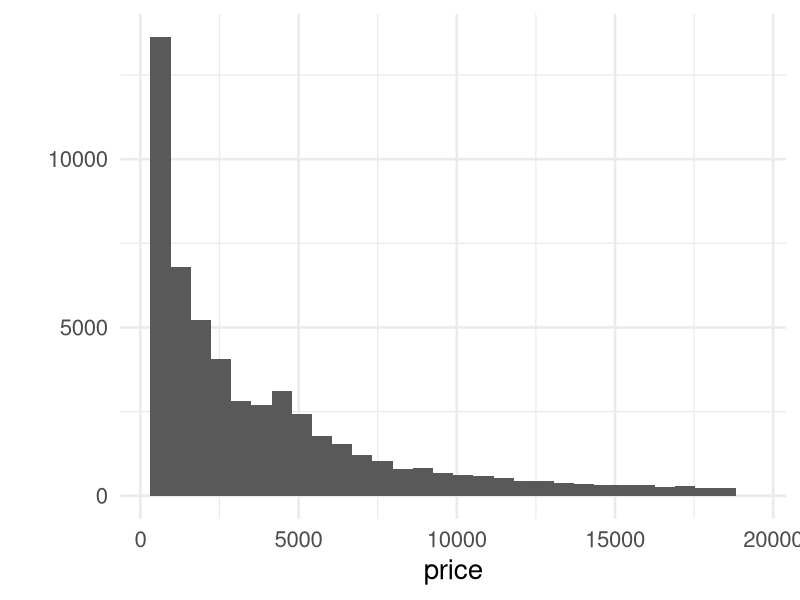
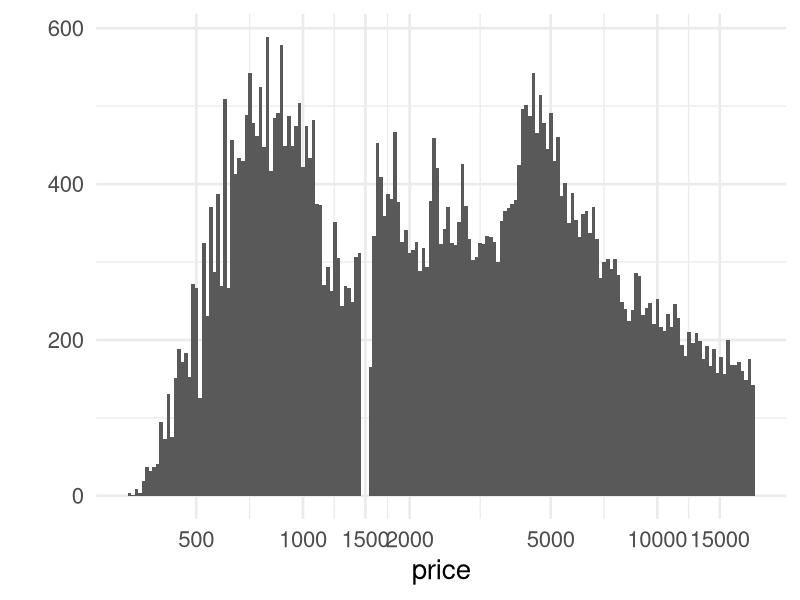
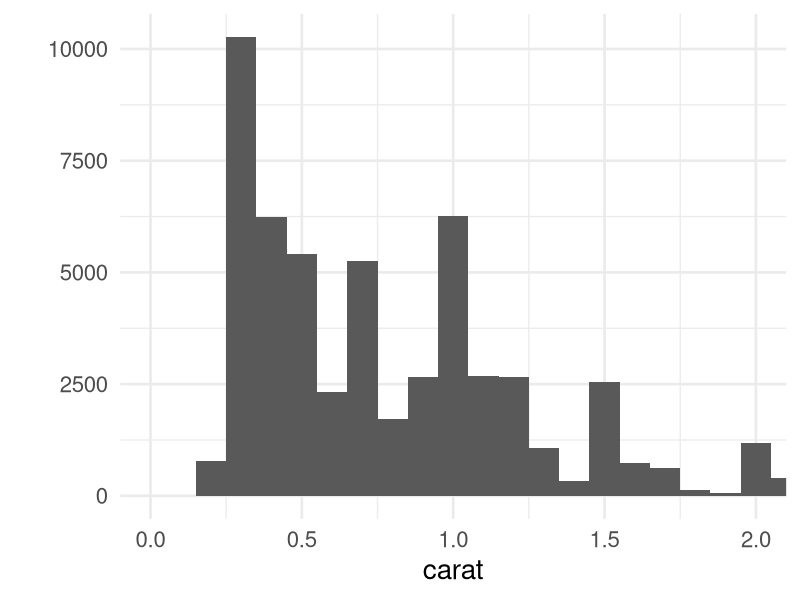
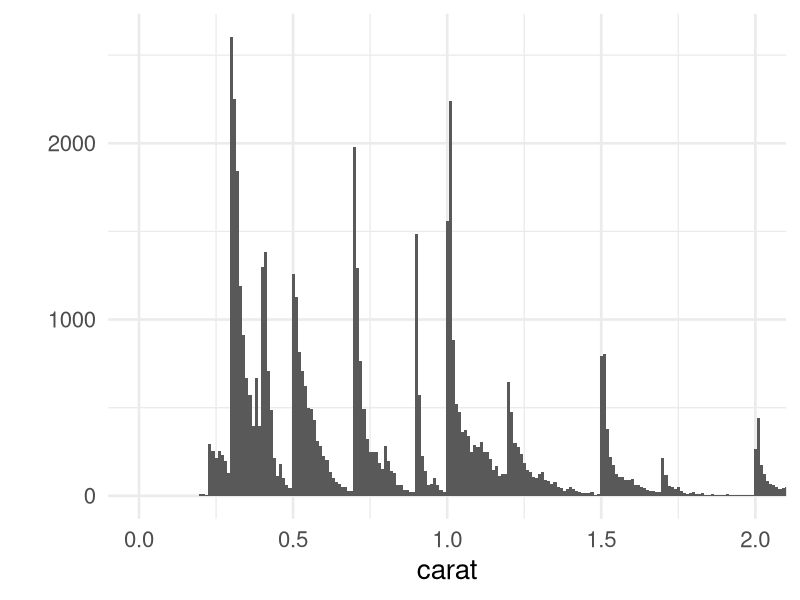
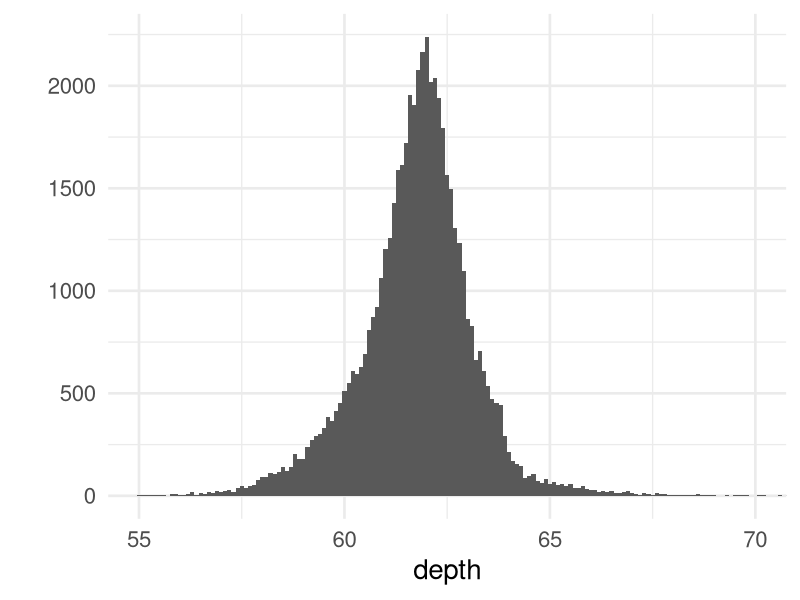
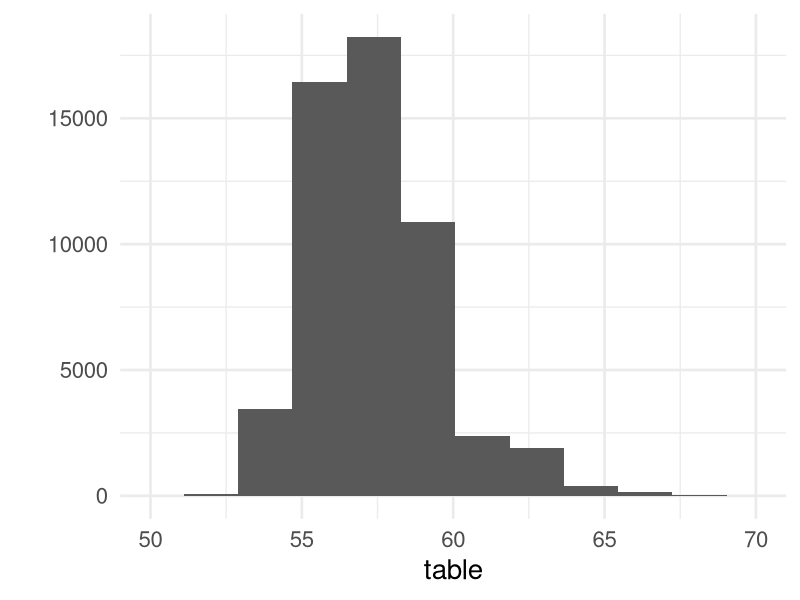
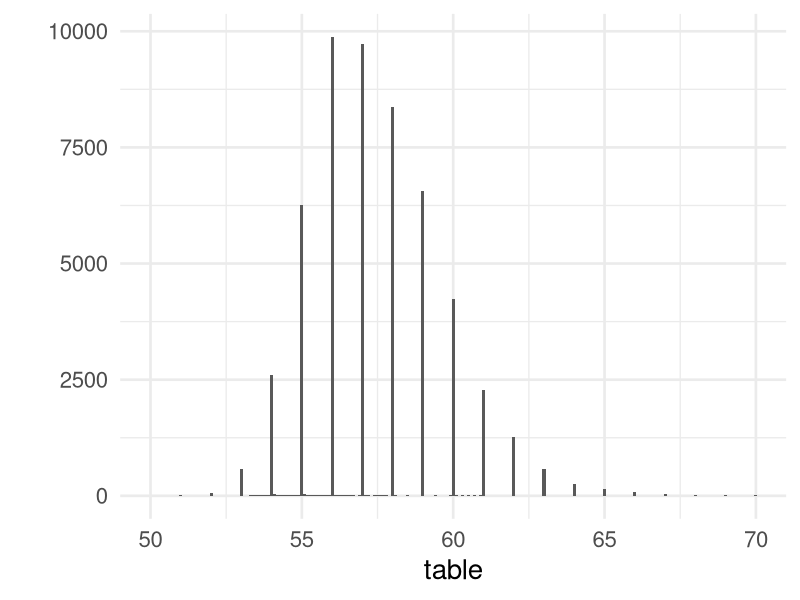
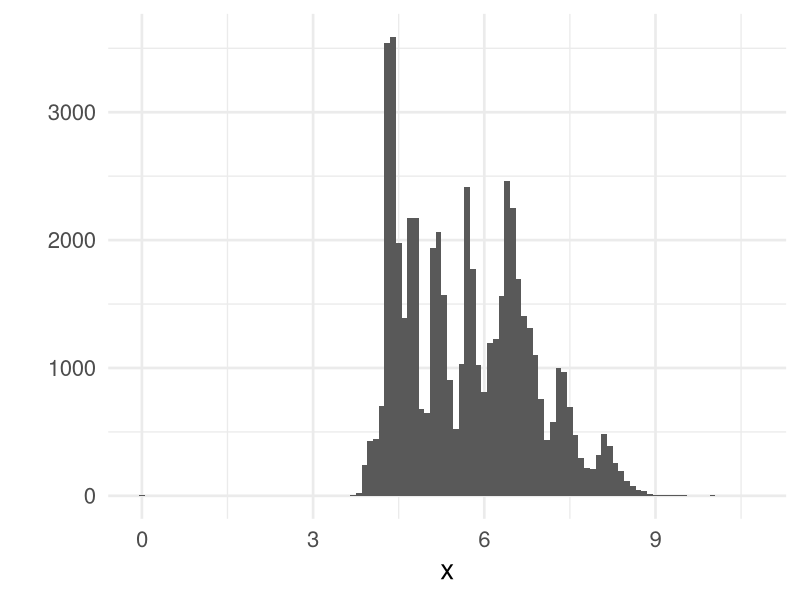

R code for these plots, in order:
## ---- chunk 1
# Load all of the packages that you end up using
# in your analysis in this code chunk.

# Notice that the parameter "echo" was set to FALSE for this code chunk.
# This prevents the code from displaying in the knitted HTML output.
# You should set echo=FALSE for all code chunks in your file.

library(ggplot2)
library(gridExtra)
library(psych)
library(dplyr)
library(scales)
library(memisc)
theme_set(theme_minimal(20))
## ---- chunk 2
data(diamonds)
## ---- chunk 3
# Summarize the data set
dim(diamonds)
names(diamonds)
str(diamonds)
levels(diamonds$cut)
levels(diamonds$color)
levels(diamonds$clarity)
summary(diamonds)
## ---- chunk 4
qplot(price, data = diamonds)
qplot(price, data = diamonds, binwidth = 0.01) +
  scale_x_log10(breaks = c(100, 500, 1000, 1500, 2000, 5000, 10000, 15000))
## ---- chunk 5
qplot(carat, data = diamonds, binwidth = .1) +
  coord_cartesian(xlim = c(0, 2))
qplot(carat, data = diamonds, binwidth = .01) +
  coord_cartesian(xlim = c(0, 2))
## ---- chunk 6
table(diamonds$carat == 0)
summary(diamonds$carat)
## ---- chunk 7
sort(table(diamonds$carat), decreasing = T)
## ---- chunk 8
qplot(depth, data = diamonds, binwidth = .1) +
  coord_cartesian(xlim = c(55, 70))
summary(diamonds$depth)
## ---- chunk 9
qplot(table, data = diamonds) +
  coord_cartesian(xlim = c(50, 70))
qplot(table, data = diamonds, binwidth = 0.1) +
  coord_cartesian(xlim = c(50, 70))
summary(diamonds$table)
## ---- chunk 10
sort(table(diamonds$table), decreasing = T)
## ---- chunk 11
qplot(x, data = diamonds, binwidth = 0.1)
qplot(x, data = diamonds, geom = 'freqpoly', binwidth = 0.1)
table(diamonds$x == 0)
## ---- chunk 12
qplot(y, data = diamonds, binwidth = 0.1)
qplot(y, data = diamonds, binwidth = 0.1) +
  coord_cartesian(xlim = c(0, 10))
table(diamonds$y == 0)
## ---- chunk 13
qplot(z, data = diamonds, binwidth = 0.1)
qplot(z, data = diamonds, binwidth = 0.1) +
  coord_cartesian(xlim = c(0, 7))
table(diamonds$z == 0)
## ---- chunk 14
# using filter and anti_join in dlyr
missingDim <- filter(diamonds, x==0 | y==0 | z==0)
missingDim
summary(missingDim$price)
summary(anti_join(diamonds, missingDim)$price)
## ---- chunk 15
bestDiamonds <- subset(diamonds, (color == 'D' | color == 'E') &
             (clarity == 'IF' | clarity == 'VVS1') &
             (cut == 'Ideal'| cut == 'Premium'))
qplot(x = price, data = bestDiamonds)
summary(bestDiamonds$price)
summary(bestDiamonds$price/bestDiamonds$carat)
## ---- chunk 16
worstDiamonds <- subset(diamonds, (color == 'J' | color == 'I') &
             (clarity == 'I1' | clarity == 'SI2') &
             (cut == 'Fair'| cut == 'Good'))
qplot(x = price, data = worstDiamonds)
summary(worstDiamonds$price)
summary(worstDiamonds$price/worstDiamonds$carat)
## ---- chunk 17
diamonds <- transform(diamonds, volume = x * y * z)
table(diamonds$volume == 0)
noVolume <- subset(diamonds, volume == 0)
noVolume
table(diamonds$carat == 0)
## ---- chunk 18
# create a volume from carat and density of diamonds
diamonds <- transform(diamonds, volume = carat * 2 / 3.34)
summary(diamonds$volume)
## ---- chunk 19
qplot(volume, data=diamonds, binwidth=0.1)
qplot(volume, data=diamonds, binwidth=0.01)
qplot(volume, data=diamonds, binwidth=0.01) + 
    scale_x_log10()
## ---- chunk 20
sort(table(round(diamonds$volume, 3)), decreasing=T)[1:20]
## ---- chunk 21
cor(diamonds[, c(1, 5, 6, 7, 8, 9, 10, 11)])
## ---- chunk 22
set.seed(10)
pairs.panels(sample_n(diamonds[1:11], 1000), pch=".")
## ---- chunk 23
qplot(x = carat, y = price, data = diamonds)
qplot(x = carat, y = price, data = diamonds) +
  coord_cartesian(xlim = c(0, quantile(diamonds$carat, .99)))
## ---- chunk 24
qplot(x = table, y = price, data = diamonds)
## ---- chunk 25
qplot(carat, data = diamonds, binwidth = .01, fill = cut) +
  coord_cartesian(xlim = c(0, 2)) +
  guides(fill = guide_legend(reverse = T))
with(diamonds, by(carat, cut, summary))
## ---- chunk 26
sort(table(subset(diamonds, cut == 'Ideal')$carat), decreasing = T)
## ---- chunk 27
qplot(cut, data = diamonds, geom="bar", fill=I("#2b8cbe"))
## ---- chunk 28
qplot(x = cut, y = price, data = diamonds, geom = 'boxplot')
by(diamonds$price, diamonds$cut, summary)
## ---- chunk 29
qplot(color, data = diamonds, geom="bar", fill=I("#2b8cbe"))
## ---- chunk 30
qplot(x = color, y = price, data = diamonds, geom = 'boxplot')
by(diamonds$price, diamonds$color, summary)
## ---- chunk 31
qplot(clarity, data = diamonds, geom="bar", fill=I("#2b8cbe"))
## ---- chunk 32
qplot(x = clarity, y = price, data = diamonds, geom = 'boxplot')
by(diamonds$price, diamonds$clarity, summary)
## ---- chunk 33
qplot(x = depth, y = price, data = diamonds)
ggplot(aes(x = depth, y = price), data = diamonds) +
  geom_point(alpha = 1/50)
## ---- chunk 34
qplot(x = volume, y = price, data = diamonds)
## ---- chunk 35
quantile(diamonds$volume, probs = seq(0, 1, 0.01))
quantile(diamonds$volume, 0.999)
qplot(x = volume, y = price, color = I('orange'), alpha = I(1/20),
      data = subset(diamonds,
                    volume > 0 & volume <= quantile(diamonds$volume, 0.999))) +
  geom_smooth(method = 'lm', se = T, color = 'blue')
## ---- chunk 36
volumePriceLM <- lm(price ~ volume,
                    data = subset(diamonds,
                                  volume > 0 & volume <= quantile(diamonds$volume, 0.999)))
summary(volumePriceLM)
## ---- chunk 37
qplot(price, data = diamonds, binwidth = 0.01,
      color = cut, geom = 'density') +
  scale_x_log10(breaks = c(100, 500, 800, 1500, 5000, 10000))
qplot(price, data = diamonds, binwidth = 0.01,
      color = color, geom = 'density') +
  scale_x_log10(breaks = c(100, 500, 800, 1500, 5000, 10000))
qplot(price, data = diamonds, binwidth = 0.01,
      color = clarity, geom = 'density') +
  scale_x_log10(breaks = c(100, 500, 800, 1500, 5000, 10000)) +
  guides(color = guide_legend(reverse = T))
## ---- chunk 38
qplot(x = cut, y = price / carat, data = diamonds, geom = 'boxplot')
qplot(x = cut, y = price / carat, data = diamonds, geom = 'boxplot') +
  coord_cartesian(ylim = c(0, 6000))
with(diamonds, by(price / carat, cut, summary))
## ---- chunk 39
qplot(x = color, y = price / carat, data = diamonds, geom = 'boxplot')
with(diamonds, by(price / carat, color, summary))
## ---- chunk 40
qplot(x = clarity, y = price / carat, data = diamonds, geom = 'boxplot')
with(diamonds, by(price / carat, clarity, summary))
## ---- chunk 41
qplot(x = price / carat, data = diamonds, fill = color)
qplot(x = price / carat, data = diamonds, fill = color) +
  facet_wrap(~cut)
## ---- chunk 42
qplot(x = price / carat, data = diamonds, fill = clarity) +
  guides(fill = guide_legend(reverse = T))
qplot(x = price / carat, data = diamonds, fill = clarity) +
  facet_wrap(~cut)
qplot(x = price / carat, data = diamonds, fill = clarity) +
  facet_wrap(~color)
## ---- chunk 43
qplot(price / carat, data = diamonds, binwidth = 0.01,
      color = cut, geom = 'density') +
  scale_x_log10(breaks = c(1000, 2000, 3500, 5000, 10000))
qplot(price / carat, data = diamonds, binwidth = 0.01,
      color = color, geom = 'density') +
  scale_x_log10(breaks = c(1000, 2000, 3500, 5000, 10000))
qplot(price / carat, data = diamonds, binwidth = 0.01,
      color = clarity, geom = 'density') +
  scale_x_log10(breaks = c(1000, 2000, 3000, 4500, 7000, 10000)) +
  guides(color = guide_legend(reverse = T))
## ---- chunk 44
qplot(x = table, y = price, data = diamonds, color = cut)
qplot(x = table, y = price, data = diamonds, color = cut) +
  facet_wrap(~clarity)
qplot(x = table, y = price, data = diamonds, color = cut) +
  facet_wrap(~color)
## ---- chunk 45
qplot(x = table, y = price, data = diamonds, color = color)
## ---- chunk 46
qplot(x = table, y = price, data = diamonds, color = clarity)
## ---- chunk 47
qplot(y = price, x = volume, data = diamonds, color = clarity) +
  scale_color_brewer(type = 'div') +
  scale_y_log10()

# There's the same outliers as before. Look at diamonds with volumes < 1000 and > 0.

qplot(y = price, x = volume,
      data = subset(diamonds, volume < 1000 & volume > 0), color = clarity) +
  scale_color_brewer(type = 'div') +
  scale_y_log10()
## ---- chunk 48
qplot(y = price, x = volume,
      data = subset(diamonds, volume < 1000 & volume > 0), color = cut) +
  scale_color_brewer(type = 'div') +
  scale_y_log10()
## ---- chunk 49
qplot(y = price, x = volume,
      data = subset(diamonds, volume < 1000 & volume > 0), color = color) +
  scale_color_brewer(type = 'div') +
  scale_y_log10()
## ---- chunk 50
cuberoot_trans = function() trans_new('cuberoot',
                                      transform = function(x) x^(1/3),
                                      inverse = function(x) x^3)
## ---- chunk 51
ggplot(aes(carat, price), data = diamonds) + 
  geom_point() + 
  scale_x_continuous(trans = cuberoot_trans(), limits = c(0.2, 3),
                     breaks = c(0.2, 0.5, 1, 2, 3)) + 
  scale_y_continuous(trans = log10_trans(), limits = c(350, 15000),
                     breaks = c(350, 1000, 5000, 10000, 15000)) +
  ggtitle('Price (log10) by Cube-Root of Carat')
## ---- chunk 52
ggplot(aes(x = carat, y = price, color = clarity), data = diamonds) + 
  geom_point(alpha = 0.5, size = 1, position = 'jitter') +
  scale_color_brewer(type = 'div',
    guide = guide_legend(title = 'Clarity', reverse = T,
                         override.aes = list(alpha = 1, size = 2))) +  
  scale_x_continuous(trans = cuberoot_trans(), limits = c(0.2, 3),
    breaks = c(0.2, 0.5, 1, 2, 3)) + 
  scale_y_continuous(trans = log10_trans(), limits = c(350, 15000),
    breaks = c(350, 1000, 5000, 10000, 15000)) +
  ggtitle('Price (log10) by Cube-Root of Carat and Clarity')
## ---- chunk 53
ggplot(aes(x = carat, y = price, color = cut), data = diamonds) + 
  geom_point(alpha = 0.5, size = 1, position = 'jitter') +
  scale_color_brewer(type = 'div',
                     guide = guide_legend(title = 'Cut', reverse = T,
                                          override.aes = 
                                            list(alpha = 1, size = 2))) +  
  scale_x_continuous(trans = cuberoot_trans(), limits = c(0.2, 3),
                     breaks = c(0.2, 0.5, 1, 2, 3)) + 
  scale_y_continuous(trans = log10_trans(), limits = c(350, 15000),
                     breaks = c(350, 1000, 5000, 10000, 15000)) +
  ggtitle('Price (log10) by Cube-Root of Carat and Cut')
## ---- chunk 54
ggplot(aes(x = carat, y = price, color = color), data = diamonds) + 
  geom_point(alpha = 0.5, size = 1, position = 'jitter') +
  scale_color_brewer(type = 'div',
                     guide =guide_legend(title = 'Color',
                                         override.aes = 
                                           list(alpha = 1, size = 2))) +  
  scale_x_continuous(trans = cuberoot_trans(), limits = c(0.2, 3),
                     breaks = c(0.2, 0.5, 1, 2, 3)) + 
  scale_y_continuous(trans = log10_trans(), limits = c(350, 15000),
                     breaks = c(350, 1000, 5000, 10000, 15000)) +
  ggtitle('Price (log10) by Cube-Root of Carat and Color')
## ---- chunk 55
m1 <- lm(I(log(price)) ~ I(carat^(1/3)), data = diamonds)
m2 <- update(m1, ~ . + carat)
m3 <- update(m2, ~ . + clarity)
m4 <- update(m3, ~ . + cut)
m5 <- update(m4, ~ . + color)
mtable(m1, m2, m3, m4, m5)
## ---- chunk 56
qplot(price, data = diamonds, binwidth = 0.01, fill = I('#099DD9')) +
  scale_x_log10(breaks = c(1000, 1500, 10000)) +
  ggtitle('Log10 Price') +
  xlab('Price (in dollars)') + 
  ylab('Number of Diamonds')
## ---- chunk 57
theme_set(theme_minimal(12))
plot1 <- qplot(x = clarity, y = price, data = diamonds, geom = 'boxplot',
      fill = clarity) +
  ggtitle('Diamond Prices by Cut') +
  xlab('Clarity') +
  ylab('Price (in dollars)') +
  coord_cartesian(ylim = c(0, 7000)) +
  theme(legend.position = 'none')

plot2 <- qplot(price, data = diamonds, binwidth = 0.01,
      color = clarity, geom = 'density') +
  scale_x_log10(breaks = c(1000, 2000, 3000, 4500, 7000, 10000)) +
  guides(color = guide_legend(reverse = T)) +
  xlab('Price/Carat ($/ct)') +
  ylab('Density') +
  ggtitle('Density of Price/Carat by Clarity')

grid.arrange(plot1, plot2, ncol = 1)
## ---- chunk 58
theme_set(theme_minimal(16))
ggplot(aes(x = carat, y = price, color = clarity), data = diamonds) + 
  geom_point(alpha = 0.5, size = 1, position = 'jitter') +
  scale_color_brewer(type = 'div',
    guide = guide_legend(title = 'Clarity', reverse = T,
                         override.aes = list(alpha = 1, size = 2))) +  
  scale_x_continuous(trans = cuberoot_trans(), limits = c(0.2, 3),
    breaks = c(0.2, 0.5, 1, 2, 3)) + 
  scale_y_continuous(trans = log10_trans(), limits = c(350, 15000),
    breaks = c(350, 1000, 5000, 10000, 15000)) +
  ggtitle('Price (log10) by Cube-Root of Carat and Clarity') +
  theme(plot.title = element_text(size = 16))
